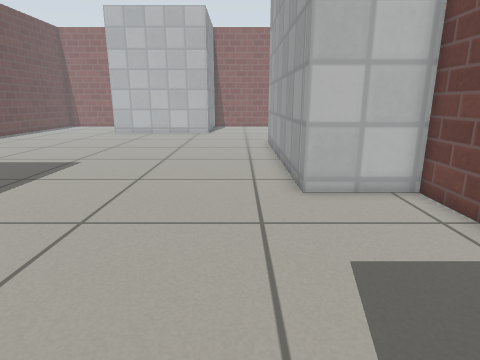
View 1 (above)

16 first-person views from a walk through a Gazebo world. The camera is 0.65 m above the floor, tilts 14° down and sees 75° across. The floor is counted in squares, 0.25 m on a side. Each view is taken from the middle of a square. On the plan, view 1 faces up. The plan holds only what a view shows up to about 20 squares ahead; the rest is blank. Simple patterns stand in for the simulator's built-in surfaces.

View 2
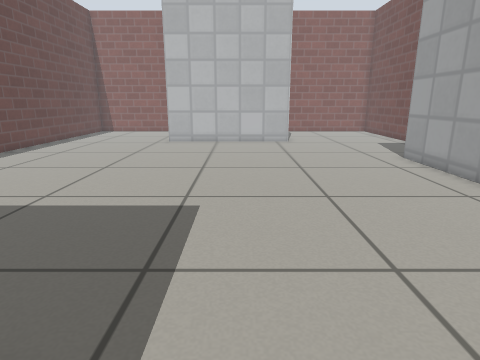

View 3
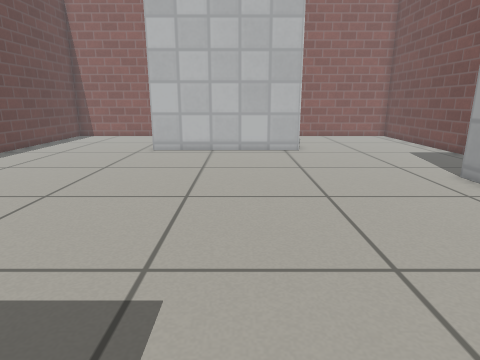

View 4
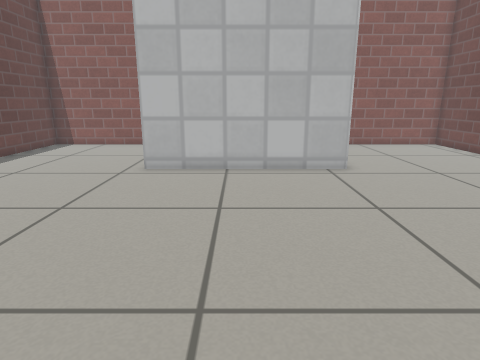

View 5
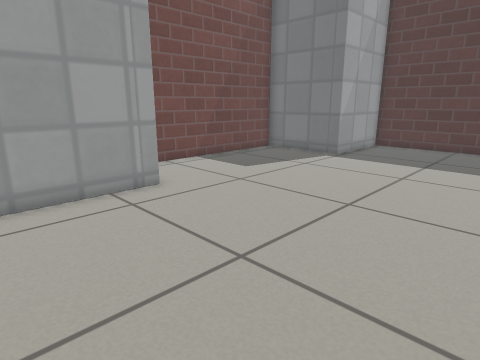

View 6
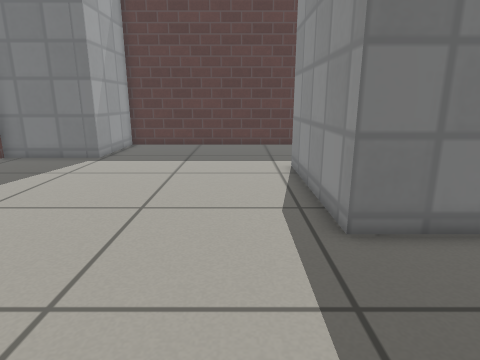

View 7
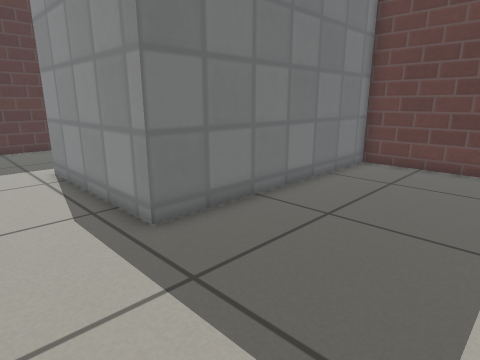

View 8
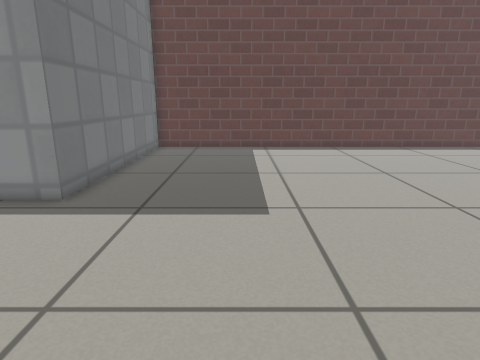

View 9
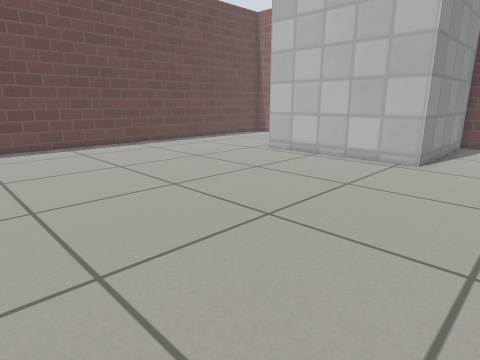

View 10
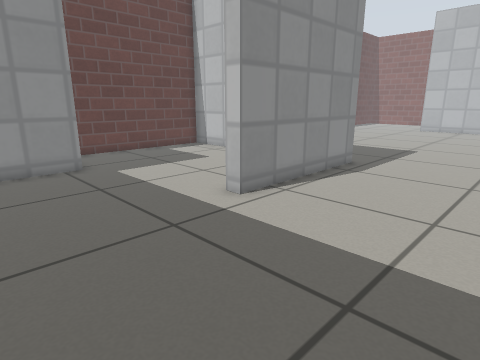

View 11
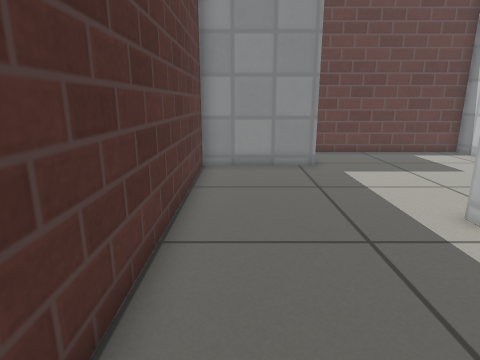

View 12
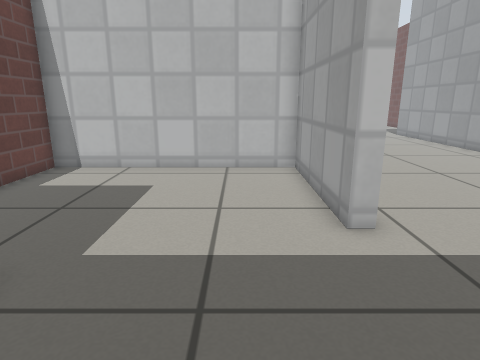

View 13
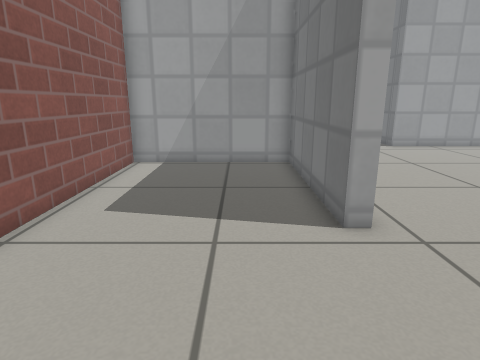

View 14
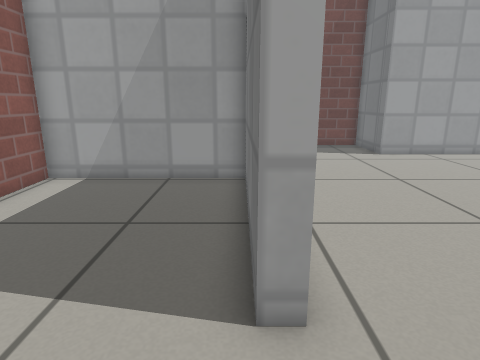

View 15
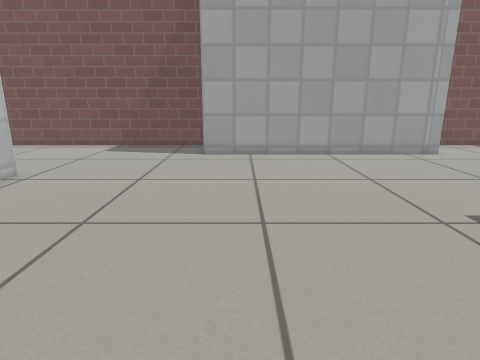

View 16
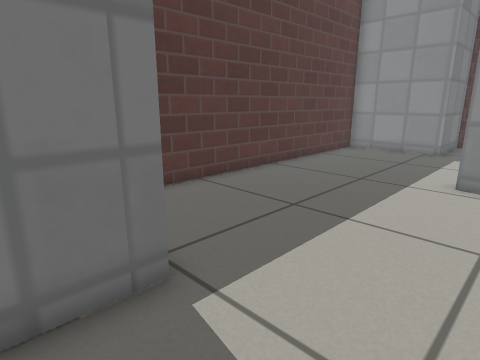

### Floor plan
Points are (right, up) in squares from view 1. A wall is a line through its corners. A room is listed if a view was taken in it or the views show most of it. See-through windows are left out.
Room 1 (views 1, 2, 3, 4, 5, 6, 7, 8, 9, 10, 11, 13, 14, 15, 16)
walls: (-1.8, 34.7) (-2.7, 34.7) (-2.7, 27.2) (-10.8, 27.2) (-10.8, 27.8) (-3.3, 27.8) (-3.3, 34.7) (-11.3, 34.7); (-13.1, 34.7) (-18.6, 34.7) (-18.6, 8.2) (-8.2, 8.2) (-8.2, 1.1) (-8.7, 1.1); (-9.5, -5.6) (0.7, -5.6) (0.7, -0.8) (5.3, -0.8) (5.3, 8.9) (1.8, 8.9) (1.8, 20.8) (5.3, 20.8) (5.3, 34.7) (-0.1, 34.7)
ways out: opening at (-8.5, -2) to room 2
Room 2 (view 12)
walls: (-8.7, 1.1) (-8.7, 7.5) (-18.6, 7.5) (-18.6, -0.8) (-14.9, -0.8) (-14.9, -5.6) (-9.5, -5.6)
ways out: opening at (-8.5, -2) to room 1

Where each view was taken, in squares from view 1:
view 1: 0 up, 0 right, facing up
view 2: 6 up, 6 left, facing up
view 3: 10 up, 6 left, facing up
view 4: 15 up, 7 left, facing up
view 5: 14 up, 7 left, facing down-right
view 6: 14 up, 6 left, facing down
view 7: 14 up, 5 left, facing down-left
view 8: 13 up, 0 right, facing left
view 9: 13 up, 1 right, facing up-left
view 10: 5 down, 2 left, facing up-left
view 11: 4 down, 2 left, facing left
view 12: 5 down, 11 left, facing up
view 13: 30 up, 17 left, facing right
view 14: 28 up, 14 left, facing right
view 15: 19 up, 14 left, facing right
view 16: 3 up, 3 right, facing down-left
